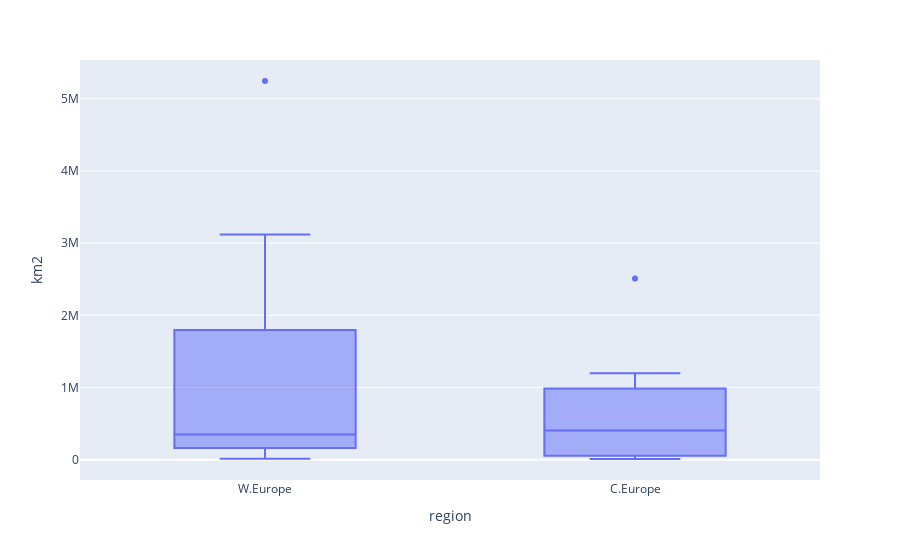
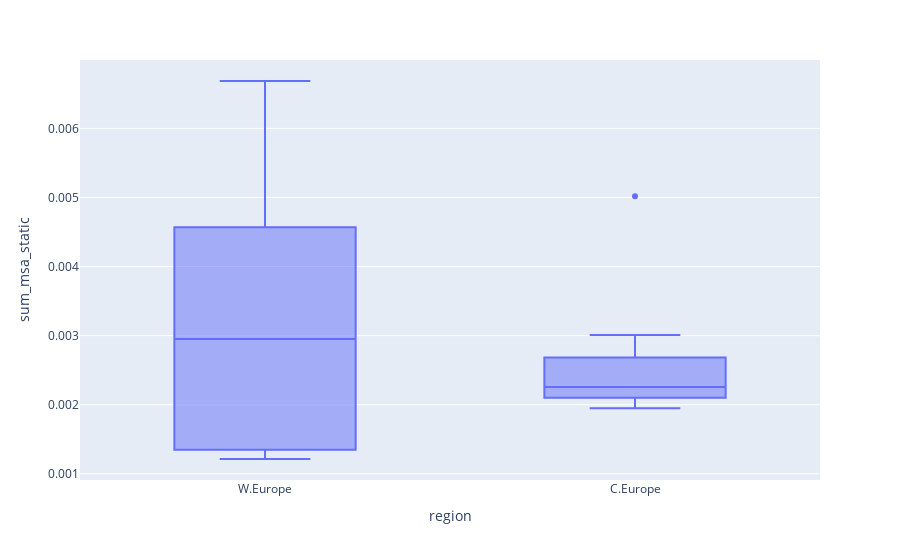
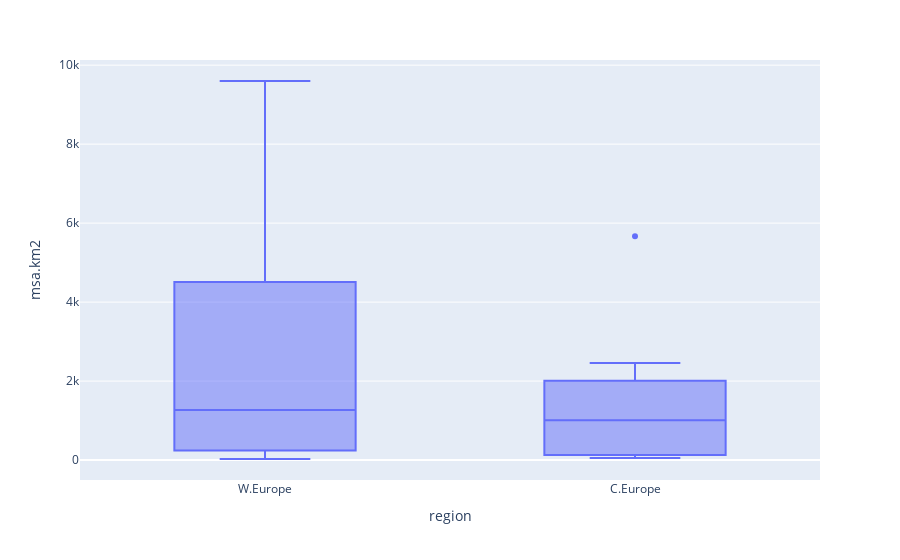
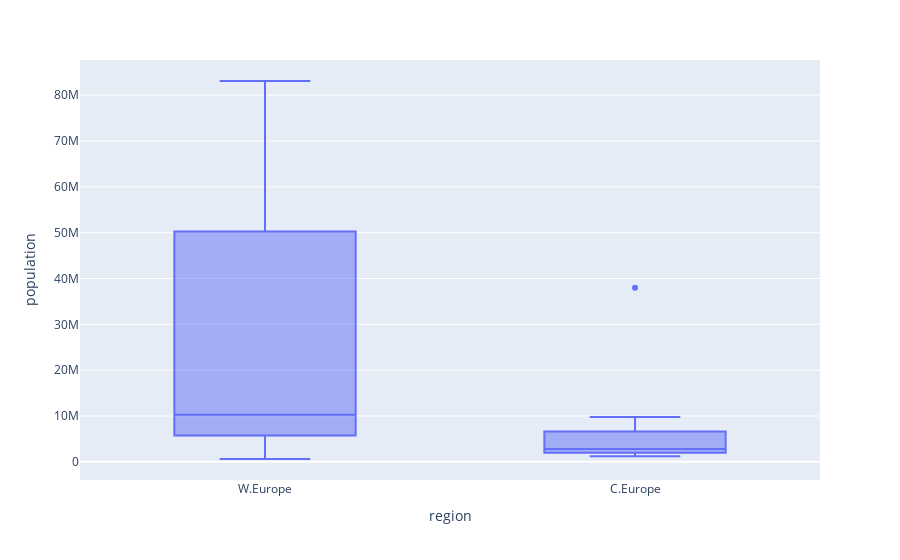

These figures' notebook cell, in order:
### Code cell
for c in df.select_dtypes(np.number).columns:
    fig = px.box(df, x="region", y=c)
    fig.write_html(f".assets/graphs/boxplot_{c}.html")
    fig.show()

### Figure 1 — Plotly figure (JSON) as saved in the notebook; plotly's stock layout.template omitted (floating-point values rounded to 4 significant figures)
{"data": [{"alignmentgroup": "True", "hovertemplate": "region=%{x}<br>km2=%{y}<extra></extra>", "legendgroup": "", "marker": {"color": "#636efa"}, "name": "", "notched": false, "offsetgroup": "", "orientation": "v", "showlegend": false, "type": "box", "x": ["W.Europe", "W.Europe", "C.Europe", "C.Europe", "C.Europe", "W.Europe", "C.Europe", "W.Europe", "W.Europe", "W.Europe", "W.Europe", "C.Europe", "W.Europe", "W.Europe", "C.Europe", "C.Europe", "C.Europe", "W.Europe", "C.Europe", "W.Europe", "C.Europe", "C.Europe", "W.Europe", "W.Europe"], "x0": " ", "xaxis": "x", "y": [278340, 203760, 1198680, 143150, 10590, 573400, 166980, 197600, 5244250, 3118100, 350490, 1015640, 63480, 1754640, 492700, 895760, 27610, 13360, 2511330, 28530, 406820, 26730, 1920090, 469490], "y0": " ", "yaxis": "y"}], "layout": {"boxmode": "group", "legend": {"tracegroupgap": 0}, "margin": {"t": 60}, "xaxis": {"anchor": "y", "domain": [0, 1], "title": {"text": "region"}}, "yaxis": {"anchor": "x", "domain": [0, 1], "title": {"text": "km2"}}}}

### Figure 2 — Plotly figure (JSON) as saved in the notebook; plotly's stock layout.template omitted (floating-point values rounded to 4 significant figures)
{"data": [{"alignmentgroup": "True", "hovertemplate": "region=%{x}<br>sum_msa_static=%{y}<extra></extra>", "legendgroup": "", "marker": {"color": "#636efa"}, "name": "", "notched": false, "offsetgroup": "", "orientation": "v", "showlegend": false, "type": "box", "x": ["W.Europe", "W.Europe", "C.Europe", "C.Europe", "C.Europe", "W.Europe", "C.Europe", "W.Europe", "W.Europe", "W.Europe", "W.Europe", "C.Europe", "W.Europe", "W.Europe", "C.Europe", "C.Europe", "C.Europe", "W.Europe", "C.Europe", "W.Europe", "C.Europe", "C.Europe", "W.Europe", "W.Europe"], "x0": " ", "xaxis": "x", "y": [0.002951, 0.001293, 0.002051, 0.001951, 0.00502, 0.001343, 0.002742, 0.006413, 0.001674, 0.00135, 0.004425, 0.001964, 0.001215, 0.003087, 0.002505, 0.002251, 0.002251, 0.00204, 0.002257, 0.006686, 0.002473, 0.003011, 0.004999, 0.003187], "y0": " ", "yaxis": "y"}], "layout": {"boxmode": "group", "legend": {"tracegroupgap": 0}, "margin": {"t": 60}, "xaxis": {"anchor": "y", "domain": [0, 1], "title": {"text": "region"}}, "yaxis": {"anchor": "x", "domain": [0, 1], "title": {"text": "sum_msa_static"}}}}

### Figure 3 — Plotly figure (JSON) as saved in the notebook; plotly's stock layout.template omitted (floating-point values rounded to 4 significant figures)
{"data": [{"alignmentgroup": "True", "hovertemplate": "region=%{x}<br>msa.km2=%{y}<extra></extra>", "legendgroup": "", "marker": {"color": "#636efa"}, "name": "", "notched": false, "offsetgroup": "", "orientation": "v", "showlegend": false, "type": "box", "x": ["W.Europe", "W.Europe", "C.Europe", "C.Europe", "C.Europe", "W.Europe", "C.Europe", "W.Europe", "W.Europe", "W.Europe", "W.Europe", "C.Europe", "W.Europe", "W.Europe", "C.Europe", "C.Europe", "C.Europe", "W.Europe", "C.Europe", "W.Europe", "C.Europe", "C.Europe", "W.Europe", "W.Europe"], "x0": " ", "xaxis": "x", "y": [821.3, 263.5, 2459.0, 279.3, 53.16, 770.3, 457.9, 1267.0, 8778.0, 4208.0, 1551.0, 1995.0, 77.12, 5417.0, 1234.0, 2017.0, 62.16, 27.25, 5667.0, 190.8, 1006.0, 80.49, 9599.0, 1496.0], "y0": " ", "yaxis": "y"}], "layout": {"boxmode": "group", "legend": {"tracegroupgap": 0}, "margin": {"t": 60}, "xaxis": {"anchor": "y", "domain": [0, 1], "title": {"text": "region"}}, "yaxis": {"anchor": "x", "domain": [0, 1], "title": {"text": "msa.km2"}}}}

### Figure 4 — Plotly figure (JSON) as saved in the notebook; plotly's stock layout.template omitted (floating-point values rounded to 4 significant figures)
{"data": [{"alignmentgroup": "True", "hovertemplate": "region=%{x}<br>population=%{y}<extra></extra>", "legendgroup": "", "marker": {"color": "#636efa"}, "name": "", "notched": false, "offsetgroup": "", "orientation": "v", "showlegend": false, "type": "box", "x": ["W.Europe", "W.Europe", "C.Europe", "C.Europe", "C.Europe", "W.Europe", "C.Europe", "W.Europe", "W.Europe", "W.Europe", "W.Europe", "C.Europe", "W.Europe", "W.Europe", "C.Europe", "C.Europe", "C.Europe", "W.Europe", "C.Europe", "W.Europe", "C.Europe", "C.Europe", "W.Europe", "W.Europe"], "x0": " ", "xaxis": "x", "y": [8879920, 11488980, 6975761, 4065253, 1228836, 5814422, 1326898, 5521606, 67388001, 83092962, 10721582, 9771141, 4934340, 59729081, 1913822, 2794137, 2794137, 620001, 37965475, 10286263, 5454147, 2088385, 47134837, 10278887], "y0": " ", "yaxis": "y"}], "layout": {"boxmode": "group", "legend": {"tracegroupgap": 0}, "margin": {"t": 60}, "xaxis": {"anchor": "y", "domain": [0, 1], "title": {"text": "region"}}, "yaxis": {"anchor": "x", "domain": [0, 1], "title": {"text": "population"}}}}
